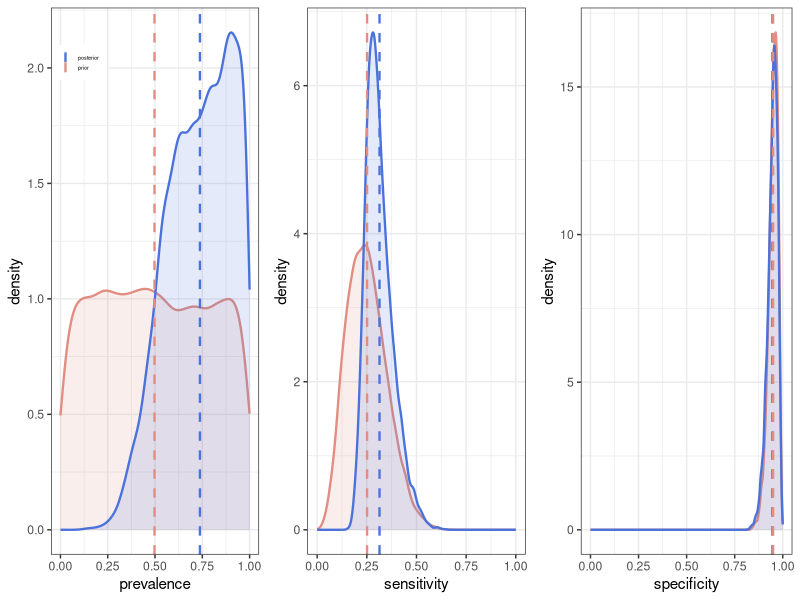

Write the R code that produced this figure.
#This code is for one test scenario without covariates.
library(ggplot2)
set.seed(0720)




r_1_1 <- function(api,bpi,as,bs,ac,bc,result,n,burn){
  #api,bpi are the hyperparameters in the prior beta distribution for prevalence
  #as,bs are the hyperparameters in the prior beta distribution for sensitivity
  #ac,bc are the hyperparameters in the prior beta distribution for specificity
  #result is the observed data, which is a two-dimensional vector, the first component is the number of individuals tested positive
  #n is the number of cycles
  #burn is the number of cycles which are used to achieve convergence
  X <- matrix(0, n, 3)  
  #generate initial values
  pi0 <- rbeta(1,api,bpi)
  se0 <- rbeta(1,as,bs)
  sp0 <- rbeta(1,ac,bc)
  X[1, ] <- c(pi0, se0, sp0)  
  n_1 <- result[1]  
  n_0 <- result[2]  
  N <- n_1+n_0  
  for (i in 2:n){
    pi <- X[i-1, 1]  
    se <- X[i-1, 2]  
    sp <- X[i-1, 3]  
    s_1 <- rbinom(1, n_1, (pi*se)/(pi*se+(1-pi)*(1-sp)))  #s_1=N(T=1,D=1), latent data
    s_0 <- rbinom(1, n_0, (pi*(1-se))/(pi*(1-se)+(1-pi)*sp))  #s_0=N(T=0,D=1), latent data
    X[i, 1] <- rbeta(1, (s_1+s_0+api), (N-(s_1+s_0)+bpi))  
    X[i, 2] <- rbeta(1, (s_1+as), (s_0+bs))  
    X[i, 3] <- rbeta(1, (n_0-s_0+ac), (n_1-s_1+bc))  
  }
  b <- burn + 1
  x <- X[b:n, ]  
  return(x)
}




result <- r_1_1(1,1,
                4.44,13.31,
                71.25,3.75,
                c(40,122),
                12000,2000)
mean(result[,1])
mean(result[,2])
mean(result[,3])














#Plotting the prior and posterior distributions
set.seed(0720)
pi_prior <- rbeta(10000,1,1)
pi_plot <- cbind(pi_prior,result[,1])
colnames(pi_plot) <- c("prior","posterior")
pi_plot <- as.data.frame(pi_plot)
p1 <- ggplot() +
  geom_density(data = pi_plot, aes(x = prior, y = ..density..), linewidth = 0.8, alpha = 0.15, fill = "#e18d82", color = "#e18d82", show.legend = FALSE) +
  geom_density(data = pi_plot, aes(x = posterior, y = ..density..), linewidth = 0.8, fill = "#4b72db", alpha = 0.15, color = "#4b72db", show.legend = FALSE) +
  geom_vline(aes(xintercept = mean(pi_plot[,2]), color = "posterior"), linetype = "dashed", linewidth = 0.8) + 
  geom_vline(aes(xintercept = mean(pi_plot[,1]), color = "prior"), linetype = "dashed", linewidth = 0.8) +
  theme_bw() +
  labs(x = "prevalence", y = "density") +
  scale_x_continuous(limits = c(0, 1), breaks = seq(0, 1, by = 0.25)) +  
  scale_color_manual(name = "distribution",
                     values = c('prior' = '#e18d82', 'posterior' = '#4b72db')) + 
  guides(color = guide_legend(override.aes = list(linetype = "solid", size = 1.5)),
         linetype = guide_legend(override.aes = list(size = 1.5))) +
  theme(
    legend.title = element_blank(),
    legend.position = c(0.14, 0.90),
    legend.key.size = unit(0.5, "lines"),  
    legend.text = element_text(size = 4)  
  )






set.seed(0720)
se_prior <- rbeta(10000,4.44,13.31)
se_plot <- cbind(se_prior,result[,2])
colnames(se_plot) <- c("prior","posterior")
se_plot <- as.data.frame(se_plot)
p2 <- ggplot() +
  geom_density(data = se_plot, aes(x = prior, y = ..density.., color = "#e18d82"), linewidth = 0.8, alpha = 0.15, fill = "#e18d82") +
  geom_density(data = se_plot, aes(x = posterior, y = ..density.., color = "#4b72db"), linewidth = 0.8, fill = "#4b72db", alpha = 0.15) +
  geom_vline(xintercept = mean(se_plot[,2]), colour = "#4b72db", linetype = "dashed", linewidth = 0.8) + 
  geom_vline(xintercept = mean(se_plot[,1]), colour = "#e18d82", linetype = "dashed", linewidth = 0.8) +
  theme_bw() +
  labs(x = "sensitivity", y = "density") +
  scale_x_continuous(limits = c(0, 1), breaks = seq(0, 1, by = 0.25)) +  
  scale_color_manual(name = "distribution",
                     values = c('#e18d82' = '#e18d82', "#4b72db" = '#4b72db'), 
                     aesthetics = c("colour"),
                     labels = c('prior', 'posterior')) + 
  theme(legend.position = "none")








set.seed(0720)
sp_prior <- rbeta(10000,71.25,3.75)
sp_plot <- cbind(sp_prior,result[,3])
colnames(sp_plot) <- c("prior","posterior")
sp_plot <- as.data.frame(sp_plot)
p3 <- ggplot() +
  geom_density(data = sp_plot, aes(x = prior, y = ..density.., color = "#e18d82"), linewidth = 0.8, alpha = 0.15, fill = "#e18d82") +
  geom_density(data = sp_plot, aes(x = posterior, y = ..density.., color = "#4b72db"), linewidth = 0.8, fill = "#4b72db", alpha = 0.15) +
  geom_vline(xintercept = mean(sp_plot[,2]), colour = "#4b72db", linetype = "dashed", linewidth = 0.8) + 
  geom_vline(xintercept = mean(sp_plot[,1]), colour = "#e18d82", linetype = "dashed", linewidth = 0.8) +
  theme_bw() +
  labs(x = "specificity", y = "density") +
  scale_x_continuous(limits = c(0, 1), breaks = seq(0, 1, by = 0.25)) + 
  scale_color_manual(name = "distribution",
                     values = c('#e18d82' = '#e18d82', "#4b72db" = '#4b72db'), 
                     aesthetics = c("colour"),
                     labels = c('prior', 'posterior')) + 
  theme(legend.position = "none")





p_1 <- ggpubr::ggarrange(p1,p2,p3,nrow=1,ncol=3)
p_1
